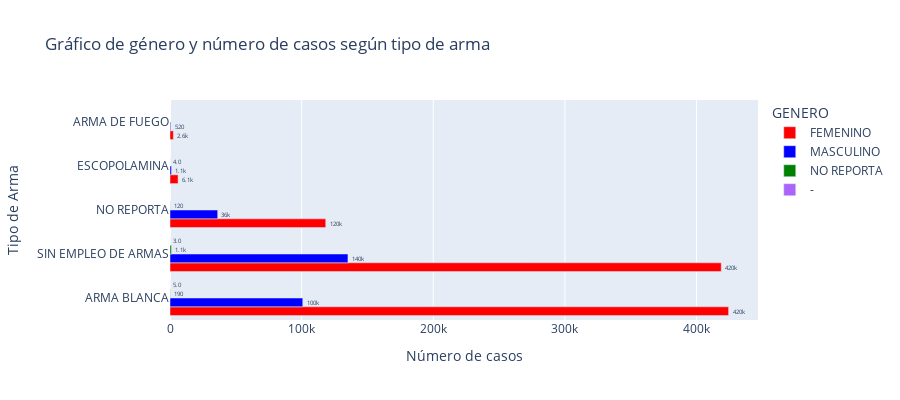

The notebook cell this image was saved under:
### Code cell
# Crear tabla pivote
df_genero_armas = pd.pivot_table(
    df,
    index=('GENERO', 'ARMAS MEDIOS'),
    values='CANTIDAD',
    aggfunc='sum'
).reset_index()

df_genero_armas = df_genero_armas.sort_values(by='CANTIDAD', ascending=False)

# Graph properties
fig_genero = px.bar(
    df_genero_armas,
    x='CANTIDAD',
    y='ARMAS MEDIOS',
    color='GENERO',  
    barmode='group',
    text_auto='.2s',
    title="Gráfico de género y número de casos según tipo de arma",
    labels={'CANTIDAD': 'Número de casos', 'ARMAS MEDIOS': 'Tipo de Arma'},
    color_discrete_map=color_map,
    height=400
)

# Properties
fig_genero.update_traces(
    textfont_size=12,
    textangle=0,
    textposition="outside",
    cliponaxis=False
)

# Show
fig_genero.show()
fig_genero.write_html('graphics/genre.html')

### Figure 1 — Plotly figure (JSON) as saved in the notebook; plotly's stock layout.template omitted (floating-point values rounded to 4 significant figures)
{"data": [{"alignmentgroup": "True", "cliponaxis": false, "hovertemplate": "GENERO=FEMENINO<br>Número de casos=%{x}<br>Tipo de Arma=%{y}<extra></extra>", "legendgroup": "FEMENINO", "marker": {"color": "red", "pattern": {"shape": ""}}, "name": "FEMENINO", "offsetgroup": "FEMENINO", "orientation": "h", "showlegend": true, "textangle": 0, "textfont": {"size": 12}, "textposition": "outside", "texttemplate": "%{x:.2s}", "type": "bar", "x": [424338, 418764, 118312, 6141, 2573], "xaxis": "x", "y": ["ARMA BLANCA", "SIN EMPLEO DE ARMAS", "NO REPORTA", "ESCOPOLAMINA", "ARMA DE FUEGO"], "yaxis": "y"}, {"alignmentgroup": "True", "cliponaxis": false, "hovertemplate": "GENERO=MASCULINO<br>Número de casos=%{x}<br>Tipo de Arma=%{y}<extra></extra>", "legendgroup": "MASCULINO", "marker": {"color": "blue", "pattern": {"shape": ""}}, "name": "MASCULINO", "offsetgroup": "MASCULINO", "orientation": "h", "showlegend": true, "textangle": 0, "textfont": {"size": 12}, "textposition": "outside", "texttemplate": "%{x:.2s}", "type": "bar", "x": [135182, 100859, 36234, 1149, 516], "xaxis": "x", "y": ["SIN EMPLEO DE ARMAS", "ARMA BLANCA", "NO REPORTA", "ESCOPOLAMINA", "ARMA DE FUEGO"], "yaxis": "y"}, {"alignmentgroup": "True", "cliponaxis": false, "hovertemplate": "GENERO=NO REPORTA<br>Número de casos=%{x}<br>Tipo de Arma=%{y}<extra></extra>", "legendgroup": "NO REPORTA", "marker": {"color": "green", "pattern": {"shape": ""}}, "name": "NO REPORTA", "offsetgroup": "NO REPORTA", "orientation": "h", "showlegend": true, "textangle": 0, "textfont": {"size": 12}, "textposition": "outside", "texttemplate": "%{x:.2s}", "type": "bar", "x": [1131, 193, 119, 4], "xaxis": "x", "y": ["SIN EMPLEO DE ARMAS", "ARMA BLANCA", "NO REPORTA", "ESCOPOLAMINA"], "yaxis": "y"}, {"alignmentgroup": "True", "cliponaxis": false, "hovertemplate": "GENERO=-<br>Número de casos=%{x}<br>Tipo de Arma=%{y}<extra></extra>", "legendgroup": "-", "marker": {"color": "#ab63fa", "pattern": {"shape": ""}}, "name": "-", "offsetgroup": "-", "orientation": "h", "showlegend": true, "textangle": 0, "textfont": {"size": 12}, "textposition": "outside", "texttemplate": "%{x:.2s}", "type": "bar", "x": [5, 3], "xaxis": "x", "y": ["ARMA BLANCA", "SIN EMPLEO DE ARMAS"], "yaxis": "y"}], "layout": {"barmode": "group", "height": 400, "legend": {"title": {"text": "GENERO"}, "tracegroupgap": 0}, "title": {"text": "Gráfico de género y número de casos según tipo de arma"}, "xaxis": {"anchor": "y", "domain": [0, 1], "title": {"text": "Número de casos"}}, "yaxis": {"anchor": "x", "domain": [0, 1], "title": {"text": "Tipo de Arma"}}}}
